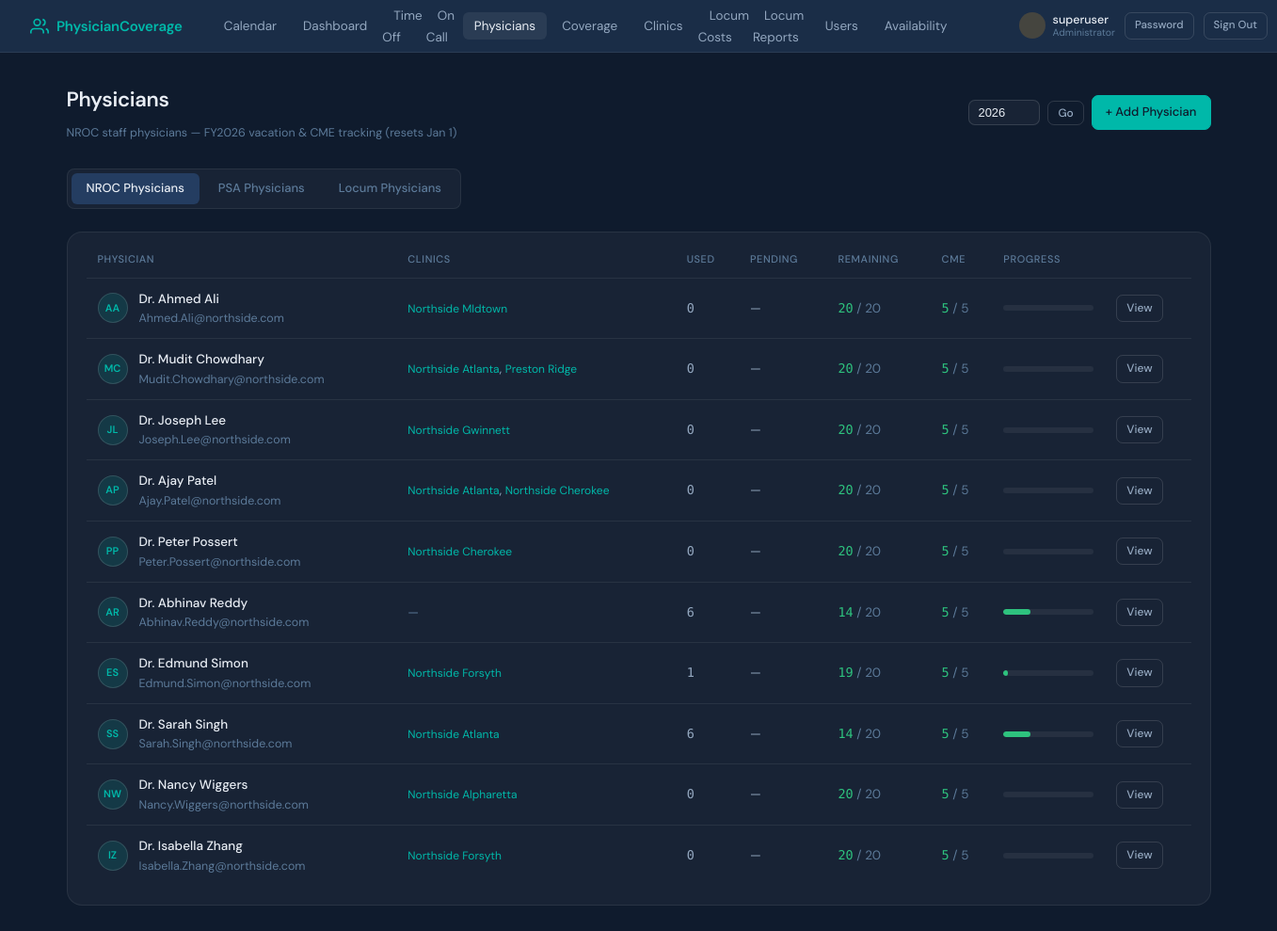
/physicians/ (signed in), run on the app's committed database.
### coverage_tracker/models.py (models this page shows, shortened)
class UserProfile(models.Model):
    ROLE_CHOICES = [
        ('admin', 'Administrator'),
        ('physician_admin', 'Physician Administrator'),
        ('physician', 'Physician'),
        ('nursing', 'Clinical'),
    ]
    SCOPE_CHOICES = [
        ('nroc', 'NROC Physicians'),
        ('psa', 'PSA Physicians'),
        ('all', 'Both NROC and PSA'),
    ]
    user = models.OneToOneField(User, on_delete=models.CASCADE, related_name='profile')
    role = models.CharField(max_length=20, choices=ROLE_CHOICES, default='physician')
    scope = models.CharField(
        max_length=10, choices=SCOPE_CHOICES, default='nroc',
        help_text="Which physician group this login represents."
    )
    physician = models.OneToOneField(
        Physician, on_delete=models.SET_NULL, null=True, blank=True,
        help_text="Optional: link to a specific physician record (not required for shared logins)."
    )
    @property
    def is_admin(self):
        return self.role == 'admin' or self.user.is_superuser
    @property
    def is_nursing(self):
        return self.role == 'nursing'

class Physician(models.Model):
    PHYSICIAN_TYPE_CHOICES = [
        ('regular', 'NROC Physician'),
        ('locum', 'Locum / Covering Physician'),
        ('psa', 'PSA Physician'),
    ]
    user = models.OneToOneField(User, on_delete=models.CASCADE, null=True, blank=True)
    first_name = models.CharField(max_length=100)
    last_name = models.CharField(max_length=100)
    email = models.EmailField(unique=True)
    physician_type = models.CharField(max_length=10, choices=PHYSICIAN_TYPE_CHOICES, default='regular')
    total_vacation_days = models.PositiveIntegerField(
        default=20,
        help_text="Annual vacation day allocation (for NROC physicians)"
    )
    total_cme_days = models.PositiveIntegerField(
        default=5,
        help_text="Annual CME / education day allocation"
    )
    daily_rate = models.DecimalField(
        max_digits=10, decimal_places=2, null=True, blank=True,
        help_text="Legacy / standard daily rate (kept for reference — hourly rate is used for pay)"
    )
    hourly_rate = models.DecimalField(
        max_digits=10, decimal_places=2, null=True, blank=True,
        help_text="Hourly rate for locum physicians. Daily pay = hourly rate × hours worked."
    )
    agency = models.CharField(
        max_length=200, blank=True,
        help_text="Staffing agency name (for locum physicians)"
    )
    availability_notes = models.TextField(
        blank=True,
        help_text="Free-text availability note shown on the availability page (e.g. 'Out until October — maternity leave')."
    )
    is_active = models.BooleanField(default=True)
    class Meta:
        ordering = ['physician_type', 'last_name', 'first_name']
    @property
    def is_regular(self):
        return self.physician_type == 'regular'
    @property
    def is_psa(self):
        return self.physician_type == 'psa'
    def _pool_days(self, request_types, status, fiscal_year):
        if fiscal_year is None:
            fiscal_year = current_fiscal_year()
        fy_start, fy_end = fiscal_year_range(fiscal_year)
        total = 0
        for req in TimeOffRequest.objects.filter(physician=self, status=status,
                                                 request_type__in=request_types,
                                                 start_date__gte=fy_start,
                                                 start_date__lte=fy_end):
            total += req.duration_days
        return total
    def days_taken(self, year=None):
        return self._pool_days(['vacation', 'sick'], 'approved', year)
    def days_remaining(self, year=None):
        return self.total_vacation_days - self.days_taken(year)
    def days_pending(self, year=None):
        return self._pool_days(['vacation', 'sick'], 'pending', year)
    def cme_days_taken(self, year=None):
        return self._pool_days(['conference'], 'approved', year)
    def cme_days_pending(self, year=None):
        return self._pool_days(['conference'], 'pending', year)
    def cme_days_remaining(self, year=None):
        return self.total_cme_days - self.cme_days_taken(year)

class Clinic(models.Model):
    name = models.CharField(max_length=200)
    location = models.CharField(max_length=200, blank=True)
    regular_physicians = models.ManyToManyField(
        'Physician',
        blank=True,
        related_name='assigned_clinics',
        limit_choices_to={'physician_type__in': ['regular', 'psa']},
        help_text= "NROC and PSA physicians permanently assigned to this clinic"
    )
    is_active = models.BooleanField(default=True)
    class Meta:
        ordering = ['name']

### coverage_tracker/views.py (the view, shortened to what this page needs)
# urls.py: path('physicians/', views.physician_list, name='physician_list'),
@admin_required
def physician_list(request):
    physician_type = request.GET.get('type', 'regular')
    sub_tab = request.GET.get('sub', 'list')  # 'list' or 'coverage_days' for PSA
    if physician_type == 'locum':
        year = _int_param(request, 'year', current_locum_fiscal_year())
    else:
        year = _int_param(request, 'year', current_fiscal_year())
    physicians = Physician.objects.filter(is_active=True, physician_type=physician_type)
    summaries = []
    for p in physicians:
        if p.is_regular:
            summaries.append({
                'physician': p,
                'days_taken': p.days_taken(year),
                'days_pending': p.days_pending(year),
                'days_remaining': p.days_remaining(year),
                'total': p.total_vacation_days,
                'clinics': p.assigned_clinics.filter(is_active=True),
                'cme_taken': p.cme_days_taken(year),
                'cme_pending': p.cme_days_pending(year),
                'cme_remaining': p.cme_days_remaining(year),
                'cme_total': p.total_cme_days,
            })
    psa_coverage_data = []
    is_admin = getattr(getattr(request.user, 'profile', None), 'is_admin', False)
    if physician_type == 'locum' and not is_admin:
        from django.http import HttpResponseForbidden
        messages.error(request, 'You do not have permission to view locum physician details.')
        return redirect('physician_list')
    return render(request, 'coverage_tracker/physician_list.html', {
        'summaries': summaries,
        'year': year,
        'physician_type': physician_type,
        'sub_tab': sub_tab,
        'psa_coverage_data': psa_coverage_data,
        'is_admin': is_admin,
    })

### coverage_tracker/templates/coverage_tracker/physician_list.html (shortened to what this page needs)
{% extends "coverage_tracker/base.html" %}
{% block content %}
<div class="page-header">
  <div>
    <h1>Physicians</h1>
    <p class="text-muted text-sm mt-1">
      {% if physician_type == 'locum' %}Locum / covering physicians{% else %}NROC staff physicians — FY{{ year }} vacation &amp; CME tracking (resets Jan 1){% endif %}
    </p>
  </div>
  <div class="flex gap-2">
{% if physician_type == 'regular' or  physician_type == 'psa' %}
    <form method="get" style="display:flex;gap:8px;align-items:center;">
      <input type="number" name="year" value="{{ year }}" min="2020" max="2035" style="width:76px;background:var(--card);border:1px solid var(--border-2);border-radius:7px;color:var(--text);padding:5px 9px;font-size:13px;outline:none;">
      <button type="submit" class="btn btn-ghost btn-sm">Go</button>
    </form>
    {% endif %}
    {% if is_admin %}
    <a href="/physicians/add/?type={{ physician_type }}" class="btn btn-primary">
      + Add {% if physician_type == 'locum' %}Locum{% else %}Physician{% endif %}
    </a>
    {% endif %}
  </div>
</div>
<div class="type-tabs">
  <a href="/physicians/?type=regular&year={{ year }}" class="type-tab {% if physician_type == 'regular' %}active{% endif %}">
    NROC Physicians
  </a>
  <a href="/physicians/?type=psa&year={{ year }}" class="type-tab {% if physician_type == 'psa' %}active{% endif %}">
    PSA Physicians
  </a>
   {% if is_admin %}
  <a href="/physicians/?type=locum" class="type-tab {% if physician_type == 'locum' %}active{% endif %}">
    Locum Physicians
  </a>
  {% endif %}
</div>
{% if physician_type == 'psa' or physician_type == 'regular' %}
<div class="card">
  <div class="table-wrap">
    <table>
      <thead>
        <tr><th>Physician</th><th>Clinics</th><th>Used</th><th>Pending</th>{% if physician_type != 'psa' %}<th>Remaining</th><th>CME</th> <th>Progress</th>{% endif %}<th></th></tr>
      </thead>
      <tbody>
        {% for s in summaries %}
        <tr>
          <td>
            <div class="flex items-center gap-3">
              <div class="avatar {% if s.physician.is_psa %}avatar-psa{% else %}avatar-regular{% endif %}">{{ s.physician.first_name.0 }}{{ s.physician.last_name.0 }}</div>
              <div>
                <a href="/physicians/{{ s.physician.pk }}/" style="color:var(--text);text-decoration:none;font-weight:500;">Dr. {{ s.physician.first_name }} {{ s.physician.last_name }}</a>
                <div class="text-muted text-sm">{{ s.physician.email }}</div>
              </div>
            </div>
          </td>
          <td>
            {% for clinic in s.clinics %}
              <span style="font-size:12px;color:var(--teal);">{{ clinic.name }}</span>{% if not forloop.last %}, {% endif %}
            {% empty %}
              <span class="text-muted">—</span>
            {% endfor %}
          </td>
          <td style="font-family:'DM Mono',monospace;">{{ s.days_taken }}</td>
          <td>{% if s.days_pending > 0 %}<span class="badge badge-pending">{{ s.days_pending }}d</span>{% else %}—{% endif %}</td>
          {% if physician_type != 'psa' %}
          <td>
            <span style="font-weight:500;color:{% if s.days_remaining <= 3 %}var(--red){% elif s.days_remaining <= 7 %}var(--amber){% else %}var(--green){% endif %};font-family:'DM Mono',monospace;">{{ s.days_remaining }}</span>
            <span class="text-muted"> / {{ s.total }}</span>
          </td>
          <td>
            <span style="font-weight:500;color:{% if s.cme_remaining <= 1 %}var(--red){% elif s.cme_remaining <= 2 %}var(--amber){% else %}var(--green){% endif %};font-family:'DM Mono',monospace;">{{ s.cme_remaining }}</span>
            <span class="text-muted"> / {{ s.cme_total }}</span>
          </td>
          <td style="width:120px;">
            {% if s.total > 0 %}
            <div class="progress-wrap">
              <div class="progress-bar {% if s.days_remaining <= 3 %}red{% elif s.days_remaining <= 7 %}amber{% else %}green{% endif %}" style="width:{% widthratio s.days_taken s.total 100 %}%"></div>
            </div>
            {% endif %}
          {% endif %}
          </td>
          <td><div class="flex gap-2">
            <a href="/physicians/{{ s.physician.pk }}/" class="btn btn-ghost btn-sm">View</a>
          </div></td>
        </tr>
        {% empty %}
        <tr><td colspan="8" style="text-align:center;padding:2rem;" class="empty-state">No NROC physicians. <a href="/physicians/add/?type=regular" style="color:var(--teal);">Add one</a>.</td></tr>
        {% endfor %}
      </tbody>
    </table>
  </div>
</div>
{% endif %}
{% endblock %}

### coverage_tracker/templates/coverage_tracker/base.html (shortened to what this page needs)
<!DOCTYPE html>
<html lang="en">
<head>
</head>
<body>
<nav>
 {% if request.user.is_authenticated and request.user.profile.is_admin %}
  <a href="/" class="nav-brand">
    <svg viewBox="0 0 24 24" fill="none" stroke="currentColor" stroke-width="2">
      <path d="M17 21v-2a4 4 0 0 0-4-4H5a4 4 0 0 0-4 4v2"/><circle cx="9" cy="7" r="4"/>
      <path d="M23 21v-2a4 4 0 0 0-3-3.87"/><path d="M16 3.13a4 4 0 0 1 0 7.75"/>
    </svg>
    PhysicianCoverage
  </a>
  {% endif %}
  <ul class="nav-links">
    {% if request.user.is_authenticated %}
    <li><a href="/calendar/" {% if request.resolver_match.url_name == 'calendar' %}class="active"{% endif %}>Calendar</a></li>
    {% endif %}
    {% if request.user.is_authenticated and request.user.profile.is_admin %}
    <li><a href="/" {% if request.resolver_match.url_name == 'dashboard' %}class="active"{% endif %}>Dashboard</a></li>
    {% endif %}
    {% if request.user.is_authenticated and not request.user.profile.is_nursing  %}
    <li><a href="/time-off/" >Time Off</a></li>
    <li><a href="/on-call/" {% if 'on_call' in request.resolver_match.url_name %}class="active"{% endif %}>On Call</a></li>
    {% endif %}
    {% if request.user.is_authenticated and request.user.profile.is_admin %}
     <li><a href="/physicians/" {% if 'physician' in request.resolver_match.url_name %}class="active"{% endif %}>Physicians</a></li>
    <li><a href="/time-off/approved-coverage/" {% if request.resolver_match.url_name == 'approved_time_off_coverage' or request.resolver_match.url_name == 'assign_locum_to_time_off' %}class="active"{% endif %}>Coverage</a></li>
    <li><a href="/clinics/" {% if 'clinic' in request.resolver_match.url_name %}class="active"{% endif %}>Clinics</a></li>
    <li><a href="/locum-costs/" {% if request.resolver_match.url_name == 'locum_costs' %}class="active"{% endif %}>Locum Costs</a></li>
    <li><a href="/locum-reports/" {% if request.resolver_match.url_name == 'locum_reports' %}class="active"{% endif %}>Locum Reports</a></li>
    <li><a href="/users/" {% if 'user' in request.resolver_match.url_name %}class="active"{% endif %}>Users</a></li>
    <li><a href="/availability/" {% if 'availability' in request.resolver_match.url_name %}class="active"{% endif %}>Availability</a></li>
    {% endif %}
  </ul>
  {% if request.user.is_authenticated %}
    <div style="display:flex;align-items:center;gap:10px;">
      <div style="display:flex;align-items:center;gap:8px;">
        <div style="width:28px;height:28px;border-radius:50%;display:flex;align-items:center;justify-content:center;font-size:10px;font-weight:600;
          {% if request.user.profile.is_admin %}background:rgba(245,166,35,0.2);color:var(--amber);{% else %}background:rgba(0,184,169,0.15);color:var(--teal);{% endif %}">
        </div>
        <div>
          <div style="font-size:12.5px;font-weight:500;color:var(--text);line-height:1.2;">{{ request.user.get_full_name|default:request.user.username }}</div>
          <div style="font-size:10.5px;color:var(--text-3);line-height:1.2;">
            {% if request.user.profile.is_admin %}Administrator{% else %}Physician{% endif %}
          </div>
        </div>
      </div>
      {% if request.user.profile.is_admin %}
      <a href="/account/password/" class="btn btn-ghost btn-sm" style="font-size:11.5px;">Password</a>
      {% endif %}
      <a href="/logout/" class="btn btn-ghost btn-sm" style="font-size:11.5px;">Sign Out</a>
    </div>
  {% else %}
    <a href="/login/" class="btn btn-ghost btn-sm">Sign In</a>
  {% endif %}
</nav>
<main>
  {% block content %}{% endblock %}
</main>
</body>
</html>

### data on the page
Physician: physician.first_name.0 "A", physician.last_name.0 "A", physician.first_name "Ahmed", physician.last_name "Ali", physician.email "Ahmed.Ali@northside.com", days_taken "0", days_remaining "20", total "20", cme_remaining "5", cme_total "5"
Clinic: name "Northside MIdtown"
Physician: physician.first_name.0 "M", physician.last_name.0 "C", physician.first_name "Mudit", physician.last_name "Chowdhary", physician.email "Mudit.Chowdhary@northside.com", days_taken "0", days_remaining "20", total "20", cme_remaining "5", cme_total "5"
Clinic: name "Northside Atlanta"
Clinic: name "Preston Ridge"
Physician: physician.first_name.0 "J", physician.last_name.0 "L", physician.first_name "Joseph", physician.last_name "Lee", physician.email "Joseph.Lee@northside.com", days_taken "0", days_remaining "20", total "20", cme_remaining "5", cme_total "5"
Clinic: name "Northside Gwinnett"
Physician: physician.first_name.0 "A", physician.last_name.0 "P", physician.first_name "Ajay", physician.last_name "Patel", physician.email "Ajay.Patel@northside.com", days_taken "0", days_remaining "20", total "20", cme_remaining "5", cme_total "5"
Clinic: name "Northside Cherokee"
Physician: physician.first_name.0 "P", physician.last_name.0 "P", physician.first_name "Peter", physician.last_name "Possert", physician.email "Peter.Possert@northside.com", days_taken "0", days_remaining "20", total "20", cme_remaining "5", cme_total "5"
Physician: physician.first_name.0 "A", physician.last_name.0 "R", physician.first_name "Abhinav", physician.last_name "Reddy", physician.email "Abhinav.Reddy@northside.com", days_taken "6", days_remaining "14", total "20", cme_remaining "5", cme_total "5"
Physician: physician.first_name.0 "E", physician.last_name.0 "S", physician.first_name "Edmund", physician.last_name "Simon", physician.email "Edmund.Simon@northside.com", days_taken "1", days_remaining "19", total "20", cme_remaining "5", cme_total "5"
Clinic: name "Northside Forsyth"
Physician: physician.first_name.0 "S", physician.last_name.0 "S", physician.first_name "Sarah", physician.last_name "Singh", physician.email "Sarah.Singh@northside.com", days_taken "6", days_remaining "14", total "20", cme_remaining "5", cme_total "5"
Physician: physician.first_name.0 "N", physician.last_name.0 "W", physician.first_name "Nancy", physician.last_name "Wiggers", physician.email "Nancy.Wiggers@northside.com", days_taken "0", days_remaining "20", total "20", cme_remaining "5", cme_total "5"
Clinic: name "Northside Alpharetta"
Physician: physician.first_name.0 "I", physician.last_name.0 "Z", physician.first_name "Isabella", physician.last_name "Zhang", physician.email "Isabella.Zhang@northside.com", days_taken "0", days_remaining "20", total "20", cme_remaining "5", cme_total "5"

### other printed values
{{ request.user.get_full_name|default:request.user.username }} "superuser"
{{ year }} "2026"
